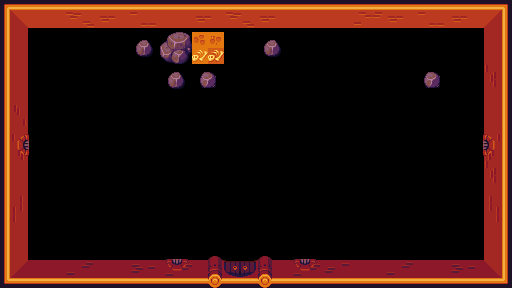

This game map was drawn from its Tiled (.tmx) file and the tilesets committed beside it. A one-line description and the full map source follow:
An orthogonal 16x9 tile map with 32x32 px tiles, 1 tile layer (Livello tile 1).

<map version="1.0" tiledversion="v1.0.2-200-gcf67c77" orientation="orthogonal" renderorder="right-down" width="16" height="9" tilewidth="32" tileheight="32" infinite="0" nextobjectid="1">
 <tileset firstgid="1" name="sheet" tilewidth="32" tileheight="32" tilecount="140" columns="14">
  <image source="../images/sheet.png" width="448" height="320" />
  <terraintypes>
   <terrain name="Nuovo terreno" tile="-1" />
  </terraintypes>
 </tileset>
 <layer name="Livello tile 1" width="16" height="9">
  <data encoding="csv">
111,1,2,3,4,1,3,2,3,1,1,5,3,4,3,112,
91,0,0,0,79,77,37,50,79,0,0,0,0,0,49,85,
91,0,0,0,0,79,78,0,0,0,0,0,0,78,49,86,
92,0,0,0,0,0,0,11,12,0,52,52,52,0,49,85,
96,0,0,0,0,0,0,25,26,0,0,0,0,49,49,90,
91,0,0,0,0,0,0,39,40,0,0,0,0,49,49,86,
94,0,0,0,0,0,0,0,0,0,0,0,49,49,49,87,
91,0,0,0,0,0,0,49,49,49,49,49,49,49,49,85,
125,43,45,43,46,48,57,58,59,48,47,43,45,43,46,126
</data>
 </layer>
</map>
